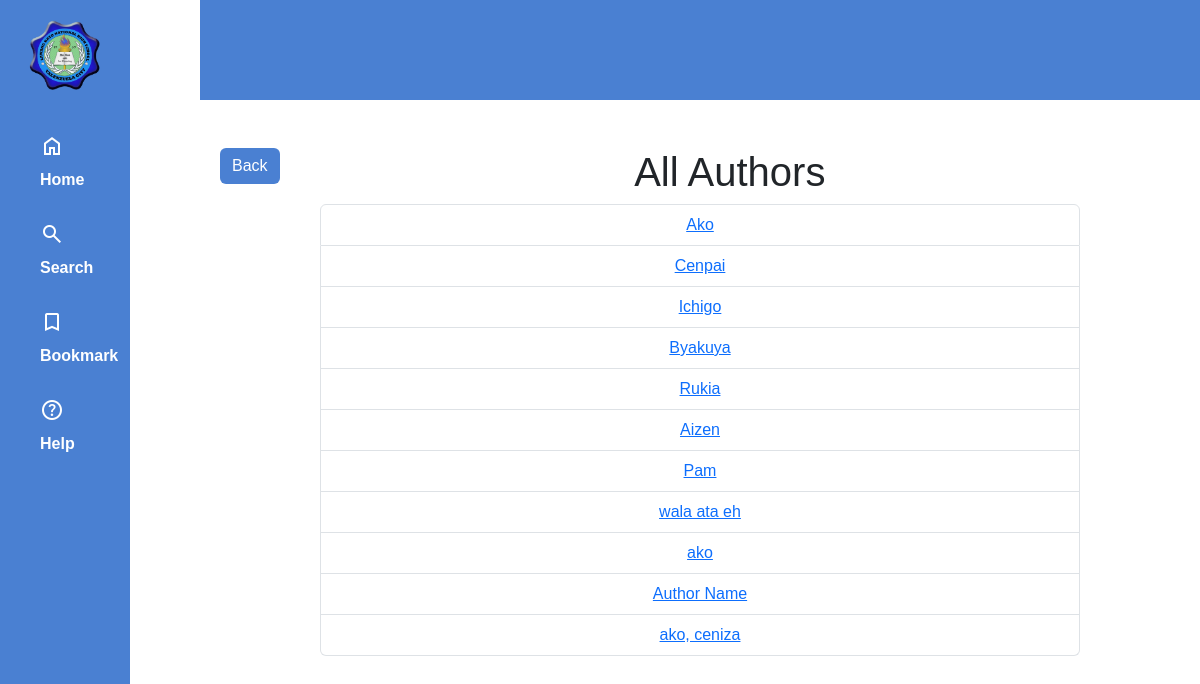
The app's page /student/author_list/, older data.
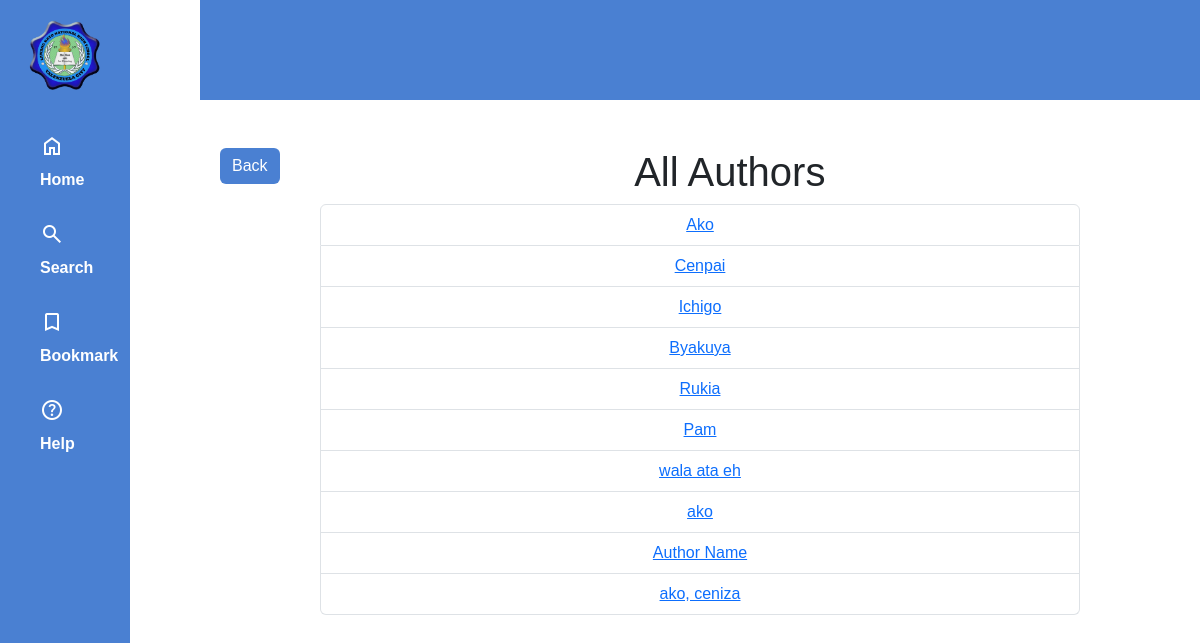
The same page, newer data.
### librarian/models.py (models this page shows, shortened)
class Books(models.Model):
    BookTitle = models.CharField(max_length=100, unique=True)
    Author = models.CharField(max_length=100)
    Description = models.TextField(null=True, blank=True)
    Date = models.DateField()
    Category = models.ManyToManyField(Category)
    SubCategory = models.ManyToManyField(SubCategory)
    SubSection = models.ManyToManyField(SubSection)
    Language = models.CharField(max_length=100, choices=LANGUAGE_CHOICES, default='english')
    BookFile = models.FileField(upload_to="books/files/", default='default_value.pdf')
    BookImage = models.ImageField(upload_to="books/images/", default='default_image.jpg')
    deleted_at = models.DateTimeField(null=True, blank=True)
    available = models.BooleanField(default=True)
    bookmarked_by = models.ManyToManyField(User, related_name='bookmarks', blank=True)
    borrowed = models.ManyToManyField(User, related_name='borrow', blank="True")
    PageViews = models.IntegerField(default=0)
    eBook = models.BooleanField(default=False)
    research_paper = models.BooleanField(default=False)
    hardCopy = models.BooleanField(default=False)
    stock = models.IntegerField(default=0)
    TimesBorrow = models.IntegerField(default=0)

### student/views.py (the view)
# urls.py: path('author_list/', views.author_list, name='author_list'),
def author_list(request):
    authors = Books.objects.values_list('Author', flat=True).distinct()
    return render(request, 'author_list.html', {'authors': authors})

### student/templates/author_list.html (shortened to what this page needs)
{% load static %}
<!DOCTYPE html>
<html lang="en">
<head>
    <link rel="stylesheet" href="https://cdn.jsdelivr.net/npm/bootstrap@5.3.3/dist/css/bootstrap.min.css">
</head>
<body>
    <div class="main-container">
        <header class="header">
        </header>
        <div class="side-bar">
            <aside>
                <div class="logo">
                    <a href="{% url 'view' %}"> <img src="{% static 'playground/school_Logo.png'%}" alt="Logo" height="80px" id="logo"></a>
                </div>
                <ul class="sidebar-nav">
                    <li><span class="material-symbols-outlined navbar-icon" alt="home">home</span><a href="{% url 'view' %}" class="navbar-desc">Home</a></li>
                    <li><span class="material-symbols-outlined navbar-icon" alt="search">search</span><a href="#" class="navbar-desc" id="search">Search</a></li>
                    <li><a href="{% url 'bookmark' %}" class="material-symbols-outlined bookmark navbar-icon" alt="bookmark">bookmark</a><a href="{% url 'bookmark' %}" class="navbar-desc">Bookmark</a></li>
                    <li><span class="material-symbols-outlined navbar-icon" alt="help">help</span><a href="#" class="navbar-desc">Help</a></li>
                </ul>
            </aside>
        </div>
        <div class="content mt-5">
            <div class="author-head ">
                <div class="author-btn ">
                    <a href="{% url 'view' %}" class="btn btn-primary">Back</a>
                </div>
                <div class="author-title">
                    <h1>All Authors</h1>
                </div>
            </div>
            <ul class="list-group">
                {% for author in authors %}
                <li class="list-group-item">
                    <a href="{% url 'author_detail' author_name=author %}" class="author-name d-flex align-items-center">
                        {{ author }}
                    </a>
                </li>
                {% endfor %}
            </ul>
        </div>
    </div>
</body>
</html>

Row changes from the older to the newer data that the page shows:
removed Books: Author "Aizen"
